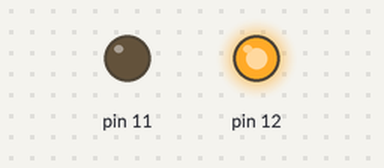
Bench run of a sketch on a simulated Arduino Uno, built with avr-gcc and run on an emulated ATmega328P. Parts: output pins drawn as LEDs (lit = HIGH).

Above: at 1.0 s.
At 3.0 s:
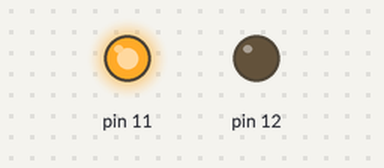
Timing chart, 0 to 5.2 s (numbered marks = the images above):
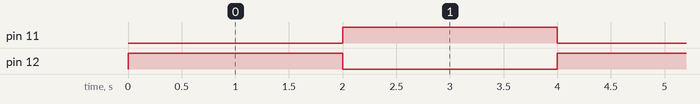

The sketch:

Blink.ino
```cpp
/*
  Blink


*/

// the setup function runs once when you press reset or power the board
void setup() {
  // initialize digital pin LED_BUILTIN as an output.
  pinMode(12, OUTPUT);
  pinMode(11, OUTPUT);
}

// the loop function runs over and over again forever
void loop() {

  digitalWrite(12,HIGH);   // turn the LED on (HIGH is the voltage level)
  delay(2000);                       // wait for a second
  digitalWrite(12,LOW);    // turn the LED off by making the voltage LOW

  digitalWrite(11,HIGH);   // turn the LED on (HIGH is the voltage level)
  delay(2000);                       // wait for a second
  digitalWrite(11,LOW);    // turn the LED off by making the voltage LOW

 }
```

Measured:
- by itself, pin 11, pin 12: alternates HIGH for 2.0 s and LOW for 2.0 s
- by itself, everything shown: repeats every 4.0 s, in 3 steps
